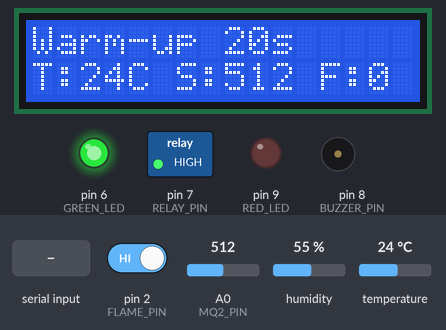
Bench run of a sketch on a simulated Arduino Nano, built with avr-gcc and run on an emulated ATmega328P. On the bench: 16×2 character LCD, switched loads named in the sketch (green lamp = pin HIGH), output pins drawn as LEDs (lit = HIGH), buzzer (waves = sounding, pin HIGH). Dashed ring = blinking. The inputs (shaded band) are chosen by the test bench; at power-on: temperature 24 °C, pin 2 (FLAME_PIN) HIGH, A0 (MQ2_PIN) = 512, humidity 55 %. What the sketch prints to the serial monitor is not drawn.

Above: at 1.2 s.
1.3 s: temperature set to 39 °C
At 6.3 s:
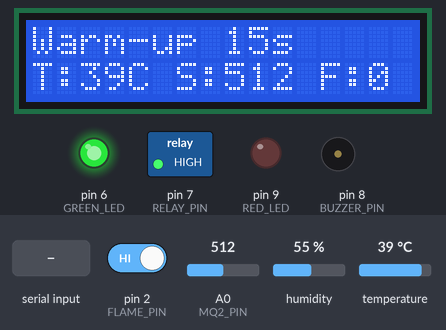
6.5 s: temperature set to 42 °C
At 10.16 s:
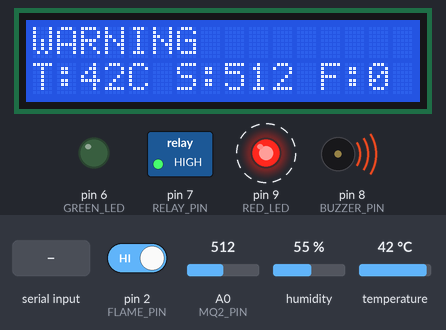
11.0 s: pin 2 (FLAME_PIN) driven LOW
At 12.09 s:
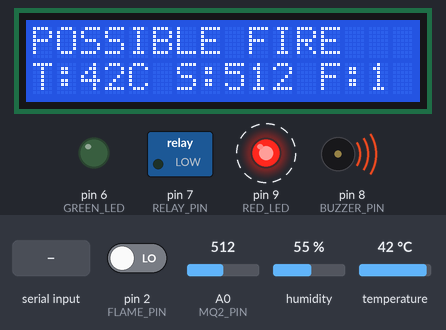
12.7 s: "90\n" received over Serial
21.5 s: A0 (MQ2_PIN) set to 490
At 22.1 s:
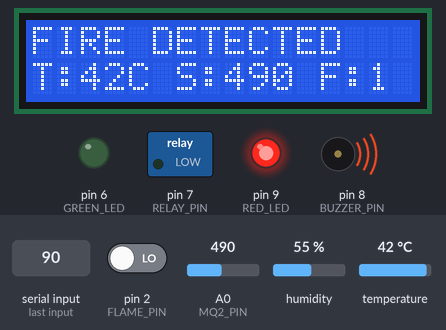
23.0 s: A0 (MQ2_PIN) set to 510
At 24.4 s:
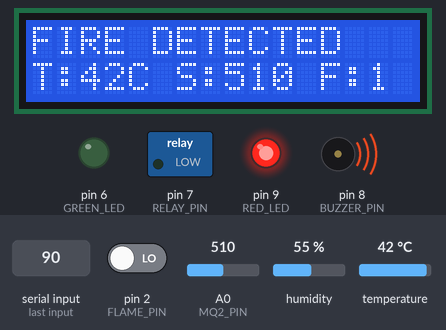
Timing chart, 0 to 25.5 s (numbered marks = the images above; inputs shaded):
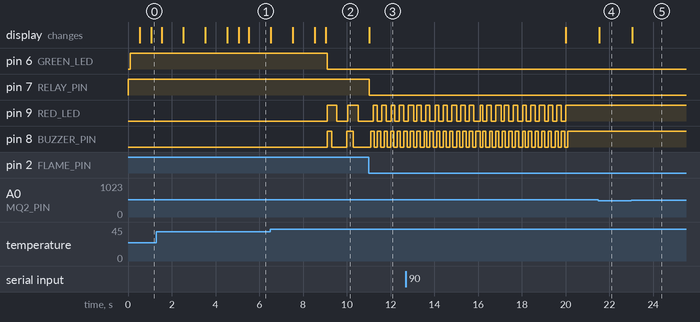

The sketch:

AgniSense.ino
```cpp
/*
  AgniSense - Arduino Nano firmware (your sketch + Python link)

  Works on its own, and also with fire_monitor.py on the laptop.
  If Python is connected, Python decides the level and the Arduino shows it.
  If Python is silent for 5 s (or not connected), the Arduino decides by itself.

  Arduino -> Python (every 1 s):  D,smoke,flame,temp,hum
  Python  -> Arduino:             C,level,red,green,buzzer,fan,line1|line2
    LED codes   : 0 off, 1 on, 2 blink slow, 3 blink fast
    Buzzer codes: 0 off, 1 slow beeps, 2 fast beeps, 3 continuous
    Fan code    : 0 off, 1 on
*/

#include <Wire.h>
#include <LiquidCrystal_I2C.h>
#include <DHT.h>
#include <SoftwareSerial.h>

// ---- Pins ----
#define MQ2_PIN     A0
#define FLAME_PIN   2
#define DHT_PIN     3
#define BUZZER_PIN  8
#define RED_LED     9
#define GREEN_LED   6
#define RELAY_PIN   7

// ---- Settings you can change ----
int   SMOKE_LIMIT = 400;            // 0 to 1023, tune using Serial Monitor
float TEMP_WARN   = 40.0;           // degrees C: above this = 1 point (WARNING)
float TEMP_LIMIT  = 45.0;           // degrees C: this or more = 2 points (DHT11 max is about 50 C)
const bool RELAY_ACTIVE_LOW = true; // set false if the relay works in reverse
const unsigned long WARMUP_MS         = 20000UL; // MQ-2 warm-up when running alone (use 120000 for real use)
const unsigned long PYTHON_TIMEOUT_MS = 5000UL;  // no command for this long = local mode
const bool DEBUG_TEXT = false;      // true prints readable lines, but DO NOT use with Python

DHT dht(DHT_PIN, DHT11);
LiquidCrystal_I2C lcd(0x27, 16, 2); // try 0x3F if the screen stays blank
SoftwareSerial bt(10, 11);          // RX = D10, TX = D11

const char* names[] = {"SAFE", "WARNING", "POSSIBLE FIRE", "FIRE DETECTED"};
int level = 0, lastLevel = -1;
float temperature = 0, humidity = 0;
bool haveTemp = false, haveHum = false;
unsigned long lastSensor = 0, lastDht = 0, lastBt = 0, lastCmdTime = 0;
int sensorTick = 0;

// what the outputs should do right now
int  redMode = 0, greenMode = 1, buzzerMode = 0;
bool fanOn = false;

// command received from Python
int  cmdLevel = 0, cmdRed = 0, cmdGreen = 0, cmdBuzzer = 0, cmdFan = 0;
char cmdLine1[17] = "", cmdLine2[17] = "";
char rxBuf[64];
byte rxLen = 0;

void setRelay(bool on) {
  digitalWrite(RELAY_PIN, RELAY_ACTIVE_LOW ? !on : on);
}

void showLine(int row, String text) {
  while (text.length() < 16) text += ' ';
  lcd.setCursor(0, row);
  lcd.print(text.substring(0, 16));
}

void writeLed(int pin, int mode) {
  bool on = (mode == 1)
         || (mode == 2 && ((millis() / 500) % 2 == 0))   // slow blink
         || (mode == 3 && ((millis() / 200) % 2 == 0));  // fast blink
  digitalWrite(pin, on);
}

void updateBuzzer() {
  if (buzzerMode == 0) { digitalWrite(BUZZER_PIN, LOW); return; }
  if (buzzerMode == 3) { digitalWrite(BUZZER_PIN, HIGH); return; }
  // 1 = WARNING: clear beep every second, 2 = POSSIBLE FIRE: fast beeps
  unsigned long onTime = (buzzerMode == 1) ? 300 : 150;
  unsigned long period = (buzzerMode == 1) ? 1000 : 300;
  digitalWrite(BUZZER_PIN, (millis() % period) < onTime);
}

// ---- Python link ----
void parseCommand(char* s) {
  // s looks like: C,3,1,0,3,1,FIRE DETECTED|Fan ON - leave!
  if (s[0] != 'C' || s[1] != ',') return;
  char* p = s + 2;
  int v[5];
  for (int i = 0; i < 5; i++) {
    v[i] = atoi(p);
    p = strchr(p, ',');
    if (!p) return;                  // incomplete line: ignore it
    p++;
  }
  if (v[0] < 0 || v[0] > 3) return;
  cmdLevel = v[0]; cmdRed = v[1]; cmdGreen = v[2]; cmdBuzzer = v[3]; cmdFan = v[4];

  char* bar = strchr(p, '|');
  if (bar) {
    *bar = 0;
    strncpy(cmdLine1, p, 16);
    strncpy(cmdLine2, bar + 1, 16);
  } else {
    strncpy(cmdLine1, p, 16);
    cmdLine2[0] = 0;
  }
  cmdLine1[16] = 0;
  cmdLine2[16] = 0;
  lastCmdTime = millis();
}

void readSerialCommands() {
  while (Serial.available()) {
    char c = Serial.read();
    if (c == '\n') {
      rxBuf[rxLen] = 0;
      parseCommand(rxBuf);
      rxLen = 0;
    } else if (c != '\r') {
      if (rxLen < sizeof(rxBuf) - 1) rxBuf[rxLen++] = c;
      else rxLen = 0;                // too long: discard
    }
  }
}

void sendDataLine(int smoke, bool flame) {
  Serial.print("D,");
  Serial.print(smoke);
  Serial.print(',');
  Serial.print(flame ? 1023 : 0);    // digital flame sensor: 1023 = flame, 0 = none
  Serial.print(',');
  if (haveTemp) Serial.print(temperature, 1); else Serial.print("nan");
  Serial.print(',');
  if (haveHum) Serial.print(humidity, 1); else Serial.print("nan");
  Serial.print('\n');
}

void setup() {
  Serial.begin(9600);
  bt.begin(9600);                   // HC-05 default speed
  pinMode(FLAME_PIN, INPUT);
  pinMode(BUZZER_PIN, OUTPUT);
  pinMode(RED_LED, OUTPUT);
  pinMode(GREEN_LED, OUTPUT);
  pinMode(RELAY_PIN, OUTPUT);
  setRelay(false);

  dht.begin();
  lcd.init();
  lcd.backlight();
  showLine(0, "AgniSense");
  showLine(1, "Starting...");
}

void loop() {
  unsigned long now = millis();

  readSerialCommands();
  bool pythonActive = (lastCmdTime != 0) && (now - lastCmdTime <= PYTHON_TIMEOUT_MS);

  if (now - lastSensor >= 500) {
    lastSensor = now;

    if (now - lastDht >= (haveTemp ? 2000UL : 1000UL)) {   // DHT11 reads about every 2 s
      float t = dht.readTemperature();
      float h = dht.readHumidity();
      if (!isnan(t)) { temperature = t; haveTemp = true; }
      if (!isnan(h)) { humidity = h; haveHum = true; }
      lastDht = now;
    }

    int  smoke = analogRead(MQ2_PIN);
    bool flame = (digitalRead(FLAME_PIN) == LOW); // LOW when flame seen

    sensorTick++;
    if (sensorTick % 2 == 0) sendDataLine(smoke, flame);   // one line per second for Python

    if (pythonActive) {
      // ---- Python is in charge ----
      level = cmdLevel;
      redMode = cmdRed; greenMode = cmdGreen; buzzerMode = cmdBuzzer;
      fanOn = (cmdFan == 1);
      showLine(0, String(cmdLine1));
      showLine(1, String(cmdLine2));
    } else {
      // ---- Arduino decides alone (your original logic, with two temperature steps) ----
      bool warming   = now < WARMUP_MS;
      bool smokeHigh = !warming && (smoke > SMOKE_LIMIT);
      int  tempPoints = 0;
      if (temperature >= TEMP_LIMIT) tempPoints = 2;
      else if (temperature > TEMP_WARN) tempPoints = 1;

      level = (int)flame + (int)smokeHigh + tempPoints;
      if (level > 3) level = 3;

      greenMode = (level == 0) ? 1 : 0;
      // same LED pattern as Python: slow blink, fast blink, then steady
      redMode   = (level == 0) ? 0 : (level == 1) ? 2 : (level == 2) ? 3 : 1;
      buzzerMode = level;            // 0 off, 1 slow, 2 fast, 3 continuous
      fanOn = smokeHigh || level >= 2;   // fan extracts smoke

      if (warming && level == 0) {
        // show the real readings during warm-up too
        showLine(0, "Warm-up " + String((WARMUP_MS - now) / 1000UL + 1) + "s");
        showLine(1, "T:" + String((int)temperature) + "C S:" + String(smoke) +
                    " F:" + String(flame ? 1 : 0));
      } else {
        showLine(0, names[level]);
        showLine(1, "T:" + String((int)temperature) + "C S:" + String(smoke) +
                    " F:" + String(flame ? 1 : 0));
      }
    }

    setRelay(fanOn);

    if (DEBUG_TEXT) {
      Serial.print("Smoke: "); Serial.print(smoke);
      Serial.print("  Temp: "); Serial.print(temperature);
      Serial.print("  Flame: "); Serial.println(flame);
    }

    // Send to phone when level changes, and every 5 seconds
    if (level != lastLevel || now - lastBt >= 5000) {
      bt.print("STATE: "); bt.print(names[level]);
      bt.print(" | T:"); bt.print(temperature);
      bt.print("C | Smoke:"); bt.print(smoke);
      bt.print(" | Flame:"); bt.println(flame ? "YES" : "NO");
      lastLevel = level;
      lastBt = now;
    }
  }

  if (redMode != 0) greenMode = 0;   // red and green are never on together
  writeLed(GREEN_LED, greenMode);
  writeLed(RED_LED, redMode);
  updateBuzzer();
}
```

Measured:
- the behaviour switches between 40 and 41 °C on temperature (found by bisection; images 1 and 2)
- after the input at 6.5 s, pin 6 (GREEN_LED): HIGH → LOW after 2.6 s; pin 9 (RED_LED): alternates HIGH for 0.46 s and LOW for 0.50 s, starting after 2.6 s; pin 8 (BUZZER_PIN): LOW → HIGH after 2.6 s, → LOW 0.19 s later, → HIGH 0.70 s later, → LOW 0.30 s later; the display: first differs from a run without the input after 2.5 s (image 2)
- after the input at 11.0 s, pin 7 (RELAY_PIN): HIGH → LOW at once; pin 9 (RED_LED): alternates HIGH for 0.20 s and LOW for 0.20 s, starting after 0.20 s; pin 8 (BUZZER_PIN): alternates HIGH for 0.15 s and LOW for 0.15 s, starting after 0.10 s; the display: changes at once (image 3)
- after the input at 21.5 s, the display: changes at once (image 4)
- after the input at 23.0 s, the display: changes at once (image 5)
